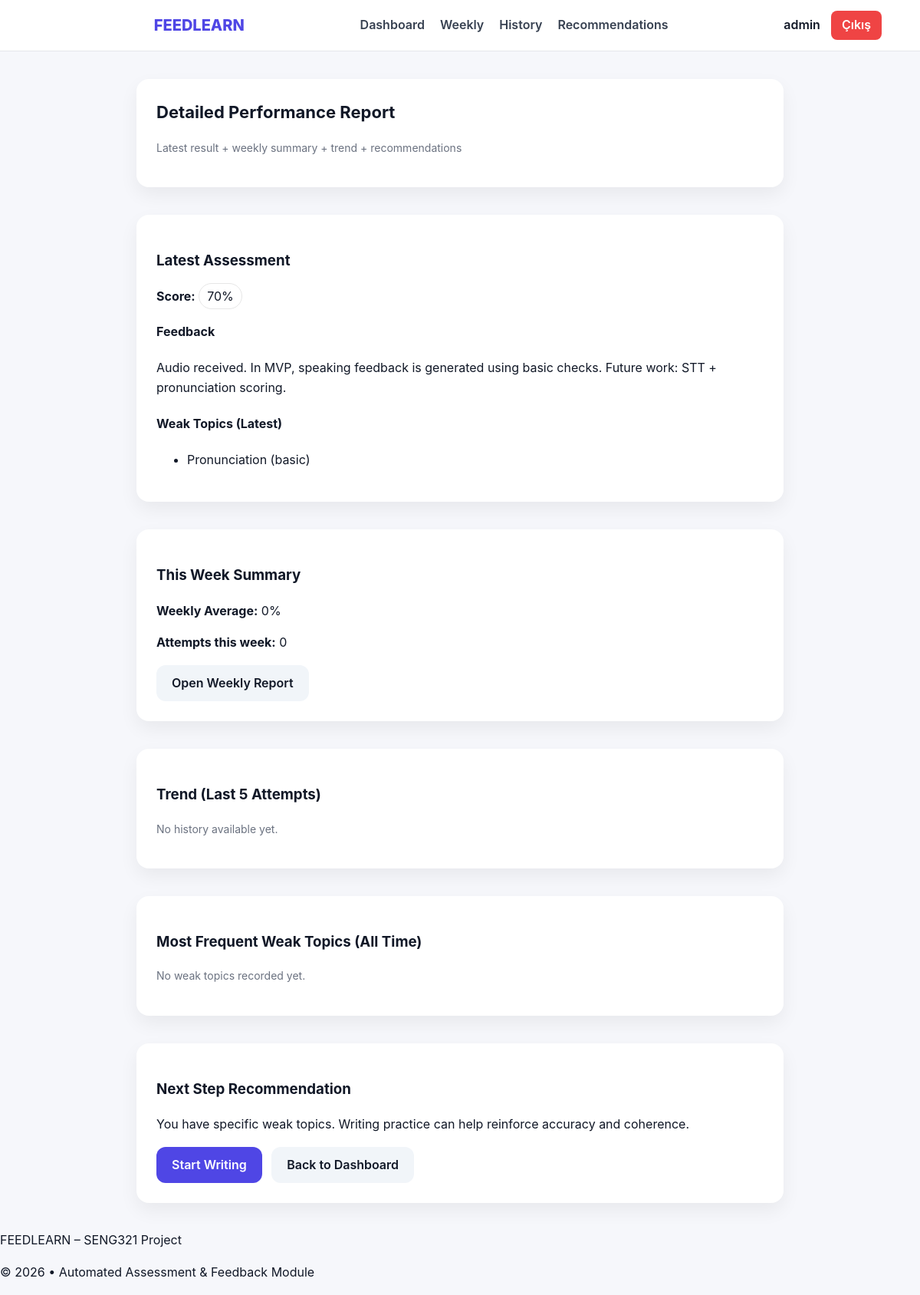
The page /results/feedback.php?id=3 (signed in) on the database its author committed.
### tables this page shows
CREATE TABLE evaluations (
            id INTEGER PRIMARY KEY AUTOINCREMENT,
            user_id INTEGER NOT NULL,
            activity_id INTEGER NOT NULL,
            score REAL,
            cefr_level TEXT,
            feedback TEXT,
            weak_topics_json TEXT,
            input_type TEXT,
            input_ref TEXT,
            created_at TEXT NOT NULL DEFAULT CURRENT_TIMESTAMP,
            FOREIGN KEY(user_id) REFERENCES users(id) ON DELETE CASCADE,
            FOREIGN KEY(activity_id) REFERENCES activities(id) ON DELETE CASCADE
        );

### config/db.php (called while the page is built, shortened)
<?php
function db_connect(): PDO {
    $pdo = new PDO('sqlite:' . DB_PATH);
    $pdo->setAttribute(PDO::ATTR_ERRMODE, PDO::ERRMODE_EXCEPTION);
    $pdo->setAttribute(PDO::ATTR_DEFAULT_FETCH_MODE, PDO::FETCH_ASSOC);
    $pdo->exec('PRAGMA foreign_keys = ON');
    return $pdo;
}
function db_get_evaluation_by_id($evaluationId) {
    $pdo = db_connect();
    $stmt = $pdo->prepare(
        'SELECT id, user_id, activity_id, score, cefr_level, feedback, weak_topics_json, input_type, input_ref, created_at
         FROM evaluations
         WHERE id = :id
         LIMIT 1'
    );
    $stmt->execute(['id' => (int) $evaluationId]);
    $row = $stmt->fetch();
    return $row ?: null;
}
?>

### results/feedback.php (the view, shortened to what this page needs)
<?php
require_once __DIR__ . '/../config/db.php';
$user = current_user();
$result = $_SESSION['last_result'] ?? null;
$evalError = '';
$evaluationId = isset($_GET['id']) ? (int)$_GET['id'] : 0;
if ($evaluationId > 0) {
    $evaluation = db_get_evaluation_by_id($evaluationId);
    if (!$evaluation) {
        $evalError = 'Evaluation not found.';
        $result = null;
    } else {
        $weakTopics = json_decode($evaluation['weak_topics_json'] ?? '[]', true);
        $result = [
            'score_percent' => (int)round((float)($evaluation['score'] ?? 0)),
            'weak_topics' => $weakTopics,
            'feedback' => $evaluation['feedback'] ?? ''
        ];
    }
}
$perf = $_SESSION['performance'] ?? [];
$mine = array_values(array_filter($perf, fn($p) => $p['user_id'] == $user['id']));
usort($mine, fn($a,$b) => strtotime($b['created_at']) <=> strtotime($a['created_at']));
$last5 = array_slice($mine, 0, 5);
$weekStart = strtotime('monday this week');
$weekEnd = strtotime('sunday this week 23:59:59');
$weekly = array_filter($mine, function($p) use ($weekStart,$weekEnd) {
    $t = strtotime($p['created_at']);
    return $t >= $weekStart && $t <= $weekEnd;
});
$scores = array_map(fn($p) => $p['score_percent'], $weekly);
$weeklyAvg = count($scores) ? round(array_sum($scores) / count($scores)) : 0;
$topicCount = [];
arsort($topicCount);
$topWeakAllTime = array_slice(array_keys($topicCount), 0, 5);
require_once __DIR__ . '/../templates/header.php';
?>
<section class="section">
  <div class="card">
    <h2>Detailed Performance Report</h2>
    <p class="muted">Latest result + weekly summary + trend + recommendations</p>
  </div>
</section>
<?php if (!$result): ?>
  <section class="section">
    <div class="card">
      <p class="error"><?php echo htmlspecialchars($evalError ?: 'No result found. Please submit an activity first.'); ?></p>
      <a class="btn btn-primary" href="<?php echo BASE_URL; ?>/dashboard.php">Go to Dashboard</a>
    </div>
  </section>
<?php else: ?>
  <section class="section">
    <div class="card">
      <h3>Latest Assessment</h3>
      <p><strong>Score:</strong> <span style="padding:6px 10px; border:1px solid #e6e6e6; border-radius:999px; background:#fff;"><?php echo (int)$result['score_percent']; ?>%</span></p>
      <div style="margin-top:10px;">
        <h4>Feedback</h4>
        <p><?php echo htmlspecialchars($result['feedback'] ?? ''); ?></p>
      </div>
      <div style="margin-top:10px;">
        <h4>Weak Topics (Latest)</h4>
        <?php if (!empty($result['weak_topics'])): ?>
          <ul class="list">
            <?php foreach ($result['weak_topics'] as $t): ?>
              <li><?php echo htmlspecialchars($t); ?></li>
            <?php endforeach; ?>
          </ul>
        <?php else: ?>
          <p class="muted">No weak topics detected in the latest attempt.</p>
        <?php endif; ?>
      </div>
    </div>
  </section>
  <section class="section">
    <div class="card">
      <h3>This Week Summary</h3>
      <p><strong>Weekly Average:</strong> <?php echo $weeklyAvg; ?>%</p>
      <p><strong>Attempts this week:</strong> <?php echo count($weekly); ?></p>
      <a class="btn" href="<?php echo BASE_URL; ?>/reports/weekly.php">Open Weekly Report</a>
    </div>
  </section>
  <section class="section">
    <div class="card">
      <h3>Trend (Last 5 Attempts)</h3>
      <?php if (!count($last5)): ?>
        <p class="muted">No history available yet.</p>
      <?php endif; ?>
    </div>
  </section>
  <section class="section">
    <div class="card">
      <h3>Most Frequent Weak Topics (All Time)</h3>
      <?php if (!count($topWeakAllTime)): ?>
        <p class="muted">No weak topics recorded yet.</p>
      <?php endif; ?>
    </div>
  </section>
  <section class="section">
    <div class="card">
      <h3>Next Step Recommendation</h3>
      <?php
        $scoreNow = (int)($result['score_percent'] ?? 0);
        if ($scoreNow < 60) {
            $msg = "Your score is below 60%. We recommend doing a Quiz to practice core grammar topics.";
            $link = BASE_URL . "/activity/quiz.php";
            $btn = "Start Quiz";
        } elseif (!empty($result['weak_topics'])) {
            $msg = "You have specific weak topics. Writing practice can help reinforce accuracy and coherence.";
            $link = BASE_URL . "/activity/writing.php";
            $btn = "Start Writing";
        } else {
            $msg = "Great performance! Try Speaking to improve fluency and confidence.";
            $link = BASE_URL . "/activity/speaking.php";
            $btn = "Start Speaking";
        }
      ?>
      <p><?php echo htmlspecialchars($msg); ?></p>
      <a class="btn btn-primary" href="<?php echo htmlspecialchars($link); ?>"><?php echo htmlspecialchars($btn); ?></a>
      <a class="btn" href="<?php echo BASE_URL; ?>/dashboard.php" style="margin-left:8px;">Back to Dashboard</a>
    </div>
  </section>
<?php endif; ?>
<?php require_once __DIR__ . '/../templates/footer.php'; ?>

### templates/header.php (style rules this page uses)
:root { --bg-main: #f6f7fb; --bg-card: #ffffff; --primary: #4f46e5; --primary-dark: #4338ca; --text-main: #111827; --text-muted: #6b7280; --border-soft: #e5e7eb; --bg-soft: #f1f5f9; }
* { box-sizing: border-box; }
body { margin: 0; font-family: -apple-system, BlinkMacSystemFont, "Segoe UI", Roboto, Helvetica, Arial, sans-serif; background: var(--bg-main); color: var(--text-main); line-height: 1.6; }
.section { max-width: 880px; margin: 36px auto; padding: 0 18px; }
.card { background: var(--bg-card); border-radius: 16px; padding: 26px; box-shadow: 0 10px 25px rgba(0,0,0,0.06); }
h2 { margin-top: 0; font-size: 22px; font-weight: 700; margin-bottom: 18px; }
.muted { color: var(--text-muted); font-size: 14px; }
.btn { display: inline-flex; align-items: center; justify-content: center; padding: 11px 20px; border-radius: 12px; font-weight: 600; border: none; cursor: pointer; text-decoration: none; background: var(--bg-soft); color: var(--text-main); transition: all 0.25s ease; }
.btn-primary { background: var(--primary); color: #fff; }

### rows shown on the page
evaluations: score "70", feedback "Audio received. In MVP, speaking feedback is generated using basic checks. Future work: STT + pronunciation scoring.", score "You have specific weak topics. Writing practice can help reinforce accuracy and coherence.", score "Start Writing"

### other values the page prints
APP_NAME "FEEDLEARN"
$user['name'] "admin"
$t "Pronunciation (basic)"
$weeklyAvg "0"
count($weekly) "0"
